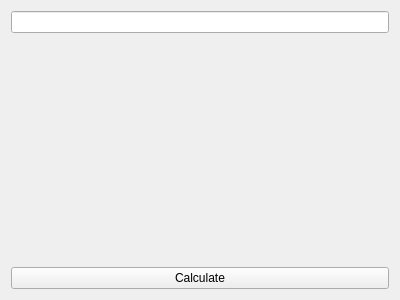
<?xml version="1.0" encoding="UTF-8"?>
<ui version="4.0">
 <class>Task3</class>
 <widget class="QWidget" name="Task3">
  <property name="geometry">
   <rect>
    <x>0</x>
    <y>0</y>
    <width>400</width>
    <height>300</height>
   </rect>
  </property>
  <property name="windowTitle">
   <string>Form</string>
  </property>
  <layout class="QVBoxLayout" name="verticalLayout_2">
   <item>
    <layout class="QVBoxLayout" name="verticalLayout">
     <item>
      <widget class="QLineEdit" name="lineEdit"/>
     </item>
     <item>
      <widget class="QLabel" name="answer">
       <property name="text">
        <string/>
       </property>
      </widget>
     </item>
     <item>
      <widget class="QPushButton" name="pushButton">
       <property name="text">
        <string>Calculate</string>
       </property>
      </widget>
     </item>
    </layout>
   </item>
  </layout>
 </widget>
 <resources/>
 <connections/>
</ui>
